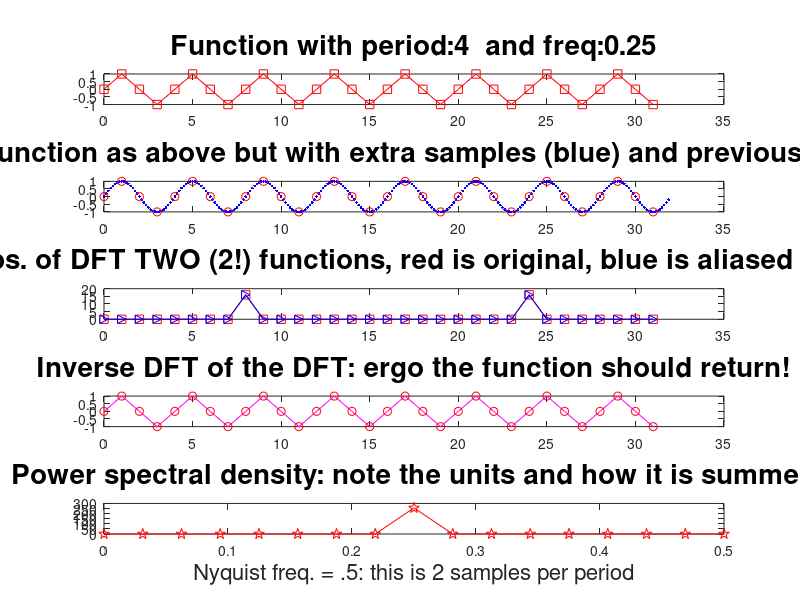

Write the MATLAB code that produced this figure.
%% Fourier basics: aliasing
% The original function needs to have
% NO frequencies beyond the Nyquist freq.
% T is the period, and the function then has a freq. of 1/T
% or an omega 2 pi freq. = 2 pi/T
% Version 1.0 - Erik Bodegom

close all;clear;

tp=linspace(0,31,32);
% So timestep is 1, so Nyquist freq=0.5
% Hence: period should be larger than 1/f_c or 2!!!

% (4/3  ,4)  the nomenclature: T=4/3 is aliased into T_effective=4
% and similarly (4/5   ,4) means T=4/5 is aliased into T_effective=4
% (3/2    ,3),  (3/5    ,3),  (8/9   ,8), (5/3  ,2.5)
T=4; %8/9;      % T should be more than 2! BUT we are going to violate that rule
T_prime=4;      % T_prime is the aliased signal
% yp=sin((linspace(0,31,32)+.5)*2*pi/T); % only for at the Nyquist freq, shift pi/2, otherwise all zeros
yp=sin(tp*2*pi/T);                       % take out to see what happens when we engage the above (shifted) yp

hold on
scrsz = get(0,'ScreenSize');    %determines size of monitor=left,bottom,width,height
set(gcf,'OuterPosition',[1 1 scrsz(3)-60 scrsz(4)-20]);
subplot(5,1,1);
plot(tp,yp,'rs-');
gr_title=strcat('Function with period: ', num2str(T),'  and freq: ',num2str(1/T));
title(gr_title,'Fontsize',20);

syp=sin(linspace(0,255,256)*2*pi/(T*8));    % important same fn, but more datapts.!
stp=linspace(0,255,256)*32/256;
fp=fft(yp);                                 % fp =DFT of function

subplot(5,1,2);
plot(stp,syp,'b.:',tp,yp,'ro'); 
title('The same function as above but with extra samples (blue) and previous datapts (red)','Fontsize',20);

ypp=sin(linspace(0,31,32)*2*pi/T_prime); %T=8.  if original T=8/9 then aliased into T=8.
subplot(5,1,3);
plot(tp,abs(fp),'rs-',tp,abs(fft(ypp)),'b>-');  % shows aliasing
%btw: abs(1+1j)=1.4142135623730951
title('abs. of DFT TWO (2!) functions, red is original, blue is aliased freq','Fontsize',20);

subplot(5,1,4);
plot(tp,ifft(fp),'m-',tp,yp,'ro');
title('Inverse DFT of the DFT: ergo the function should return!','Fontsize',20);

subplot(5,1,5);
tpsd=linspace(0,16,17)/32;
% print 'Note that fp[i]=fp[31-i]'
% print fp
psd=abs(fp).^2;  %power spectral density
psd=psd(1:length(psd)/2+1);

plot(tpsd,psd,'rp-','MarkerSize',8);
title('Power spectral density: note the units and how it is summed','Fontsize',20);
xlabel('Nyquist freq. = .5: this is 2 samples per period','Fontsize',16)
